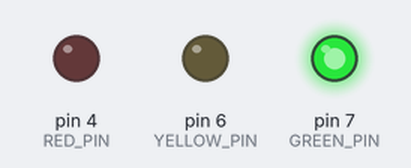
The sketch below on a simulated Arduino Uno, built with avr-gcc and run on an emulated ATmega328P. On the bench: output pins drawn as LEDs (lit = HIGH).

Above: at 2.5 s.
At 6.0 s:
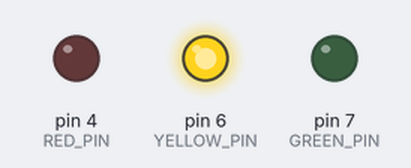
At 10.0 s:
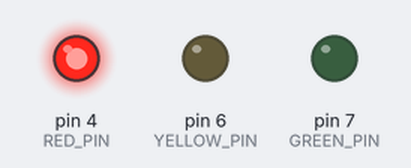
Timing chart, 0 to 16.9 s (numbered marks = the images above):
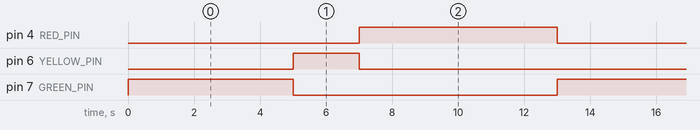

Measured:
- by itself, pin 4 (RED_PIN): alternates HIGH for 6.0 s and LOW for 7.0 s
- by itself, pin 6 (YELLOW_PIN): alternates HIGH for 2.0 s and LOW for 11.0 s
- by itself, pin 7 (GREEN_PIN): alternates HIGH for 5.0 s and LOW for 8.0 s

The sketch:

l21_fsm_s1.ino
```cpp
const int RED_PIN = 4;
const int YELLOW_PIN = 6;
const int GREEN_PIN = 7;

enum class State { GREEN, YELLOW, RED };      // пока три состояния

State state = State::GREEN;
uint32_t enteredAt = 0;                       // когда вошли в текущее состояние

void enter(State s) {                         // единственное место смены состояния
  state = s;
  enteredAt = millis();
  digitalWrite(RED_PIN,    s == State::RED);
  digitalWrite(YELLOW_PIN, s == State::YELLOW);
  digitalWrite(GREEN_PIN,  s == State::GREEN);
}

void setup() {
  pinMode(RED_PIN, OUTPUT);
  pinMode(YELLOW_PIN, OUTPUT);
  pinMode(GREEN_PIN, OUTPUT);
  enter(State::GREEN);
}

void loop() {
  uint32_t t = millis() - enteredAt;          // время в текущем состоянии

  switch (state) {
    case State::GREEN:
      if (t > 5000) enter(State::YELLOW);
      break;
    case State::YELLOW:
      if (t > 2000) enter(State::RED);
      break;
    case State::RED:
      if (t > 6000) enter(State::GREEN);
      break;
  }
}
```
